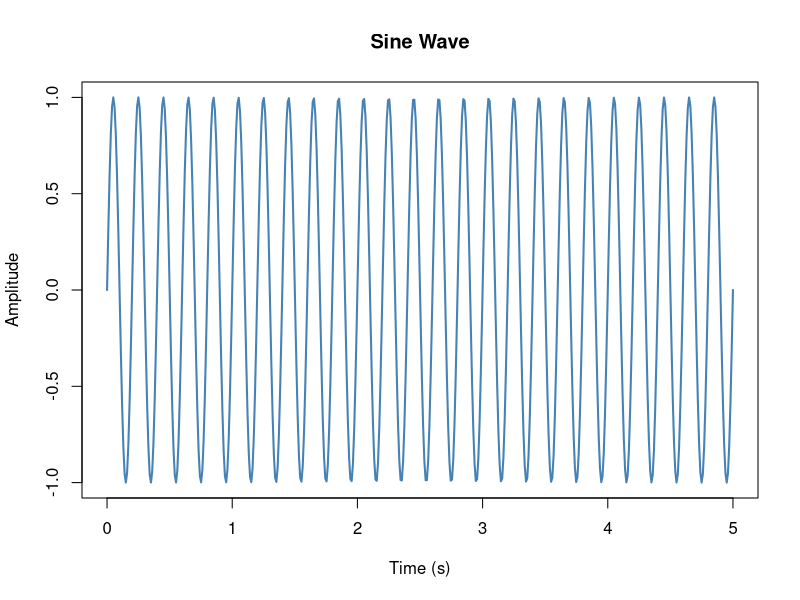
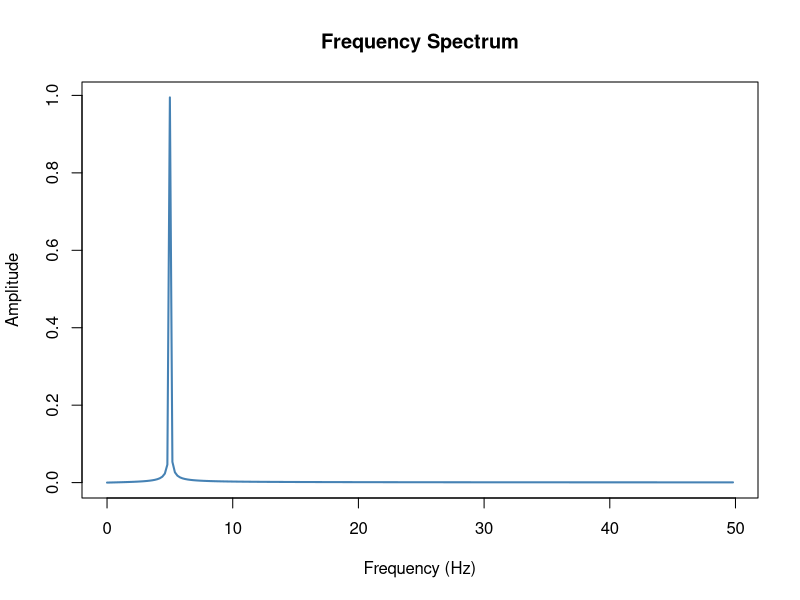

Reproduce these figures in R, in order.

setwd("./analysis/note") # change the working directory so that pdf comes in right place.
getwd()


# Let's construct a normal sine function 
pdf("./plot/sine_fn.pdf")

N <- 500 # number of shample points, finite memory finite pixels
fs <- 100 # say 100Hz
t <- seq(0, N/fs, length.out = N)


f <- 5
a <- 1

w <- 2 * pi * f

x <- a * sin(w * t)

plot(t, x, type = "l", col = "steelblue", lwd = 2,
     main = "Sine Wave", xlab = "Time (s)", ylab = "Amplitude")

x <- fft(x)
print(x[1]) # it output's list of complex numbers, complex number itself is meaningless
magnitude <- Mod(x)  # sqrt(a^2 + b^2)
print(magnitude[1])

freq_axis <- (0:(N-1)) * (fs / N)
half <- 1:(N/2)  

magnitude_scaled <- (2 / N) * magnitude[half]

plot(freq_axis[half], magnitude_scaled,
     type = "l", col = "steelblue", lwd = 2,
     main = "Frequency Spectrum",
     xlab = "Frequency (Hz)",
     ylab = "Amplitude")
